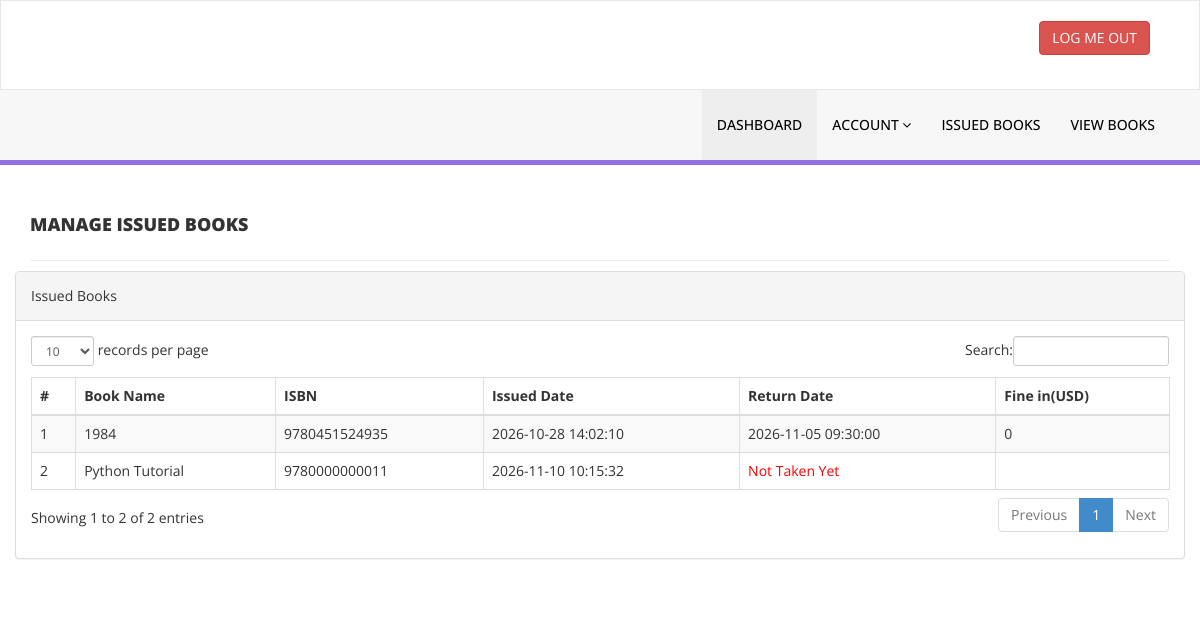
Page /issued-books.php (signed in) on the committed database.
### tables this page shows
CREATE TABLE tblissuedbookdetails (
  id int(11) NOT NULL AUTO_INCREMENT,
  BookId int(11) DEFAULT NULL,
  StudentID varchar(150) DEFAULT NULL,
  IssuesDate timestamp NULL DEFAULT current_timestamp(),
  ReturnDate timestamp NULL DEFAULT NULL,
  RetrunStatus int(1) DEFAULT 0,
  fine int(11) DEFAULT NULL,
  PRIMARY KEY (id)
);

CREATE TABLE tblbooks (
  id int(11) NOT NULL AUTO_INCREMENT,
  BookName varchar(255) DEFAULT NULL,
  CatId int(11) DEFAULT NULL,
  AuthorId int(11) DEFAULT NULL,
  ISBNNumber varchar(50) DEFAULT NULL,
  BookPrice decimal(10,2) DEFAULT NULL,
  Quantity int(11) NOT NULL DEFAULT 1,
  RegDate timestamp NULL DEFAULT current_timestamp(),
  UpdationDate timestamp NULL DEFAULT NULL ON UPDATE current_timestamp(),
  PRIMARY KEY (id)
);

### issued-books.php (the view, shortened to what this page needs)
<?php
include('includes/config.php');
if(strlen($_SESSION['login'])==0)
    {
header('location:index.php');
}
else{
    ?>
<!DOCTYPE html>
<html xmlns="http://www.w3.org/1999/xhtml">
<head>
    <link href="assets/css/bootstrap.css" rel="stylesheet" />
    <link href="assets/css/font-awesome.css" rel="stylesheet" />
    <link href="assets/js/dataTables/dataTables.bootstrap.css" rel="stylesheet" />
    <link href="assets/css/style.css" rel="stylesheet" />
</head>
<body>
<?php include('includes/header.php');?>
    <div class="content-wrapper">
         <div class="container">
        <div class="row pad-botm">
            <div class="col-md-12">
                <h4 class="header-line">Manage Issued Books</h4>
    </div>
            <div class="row">
                <div class="col-md-12">
                    <div class="panel panel-default">
                        <div class="panel-heading">
                          Issued Books
                        </div>
                        <div class="panel-body">
                            <div class="table-responsive">
                                <table class="table table-striped table-bordered table-hover" id="dataTables-example">
                                    <thead>
                                        <tr>
                                            <th>#</th>
                                            <th>Book Name</th>
                                            <th>ISBN </th>
                                            <th>Issued Date</th>
                                            <th>Return Date</th>
                                            <th>Fine in(USD)</th>
                                        </tr>
                                    </thead>
                                    <tbody>
<?php
$sid=$_SESSION['stdid'];
$sql="SELECT tblbooks.BookName,tblbooks.ISBNNumber,tblissuedbookdetails.IssuesDate,tblissuedbookdetails.ReturnDate,tblissuedbookdetails.id as rid,tblissuedbookdetails.fine from  tblissuedbookdetails join tblstudents on tblstudents.StudentId=tblissuedbookdetails.StudentId join tblbooks on tblbooks.id=tblissuedbookdetails.BookId where tblstudents.StudentId=:sid order by tblissuedbookdetails.id desc";
$query = $dbh -> prepare($sql);
$query-> bindParam(':sid', $sid, PDO::PARAM_STR);
$query->execute();
$results=$query->fetchAll(PDO::FETCH_OBJ);
$cnt=1;
if($query->rowCount() > 0)
{
foreach($results as $result)
{               ?>
                                        <tr class="odd gradeX">
                                            <td class="center"><?php echo htmlentities($cnt);?></td>
                                            <td class="center"><?php echo htmlentities($result->BookName);?></td>
                                            <td class="center"><?php echo htmlentities($result->ISBNNumber);?></td>
                                            <td class="center"><?php echo htmlentities($result->IssuesDate);?></td>
                                            <td class="center"><?php if($result->ReturnDate=="")
                                            {?>
                                            <span style="color:red">
                                             <?php   echo htmlentities("Not Taken Yet"); ?>
                                                </span>
                                            <?php } else {
                                            echo htmlentities($result->ReturnDate);
                                        }
                                            ?></td>
                                              <td class="center"><?php echo htmlentities($result->fine);?></td>
                                        </tr>
 <?php $cnt=$cnt+1;}} ?>
                                    </tbody>
                                </table>
                            </div>
                        </div>
                    </div>
                </div>
            </div>
    </div>
    </div>
    </div>
</body>
</html>
<?php } ?>

### assets/css/style.css (style rules this page uses)
.content-wrapper { margin-top: 40px; min-height:800px; padding-bottom:90px; }
.header-line { font-weight:900; padding-bottom:25px; border-bottom:1px solid #eeeeee; text-transform:uppercase; }
.pad-botm { padding-bottom:30px; }

### rows in the picture
tblissuedbookdetails: BookId.BookName "1984", BookId.ISBNNumber "9780451524935", IssuesDate "2026-10-28 14:02:10", ReturnDate "2026-11-05 09:30:00", fine "0"
tblissuedbookdetails: BookId.BookName "Python Tutorial", BookId.ISBNNumber "9780000000011", IssuesDate "2026-11-10 10:15:32"
